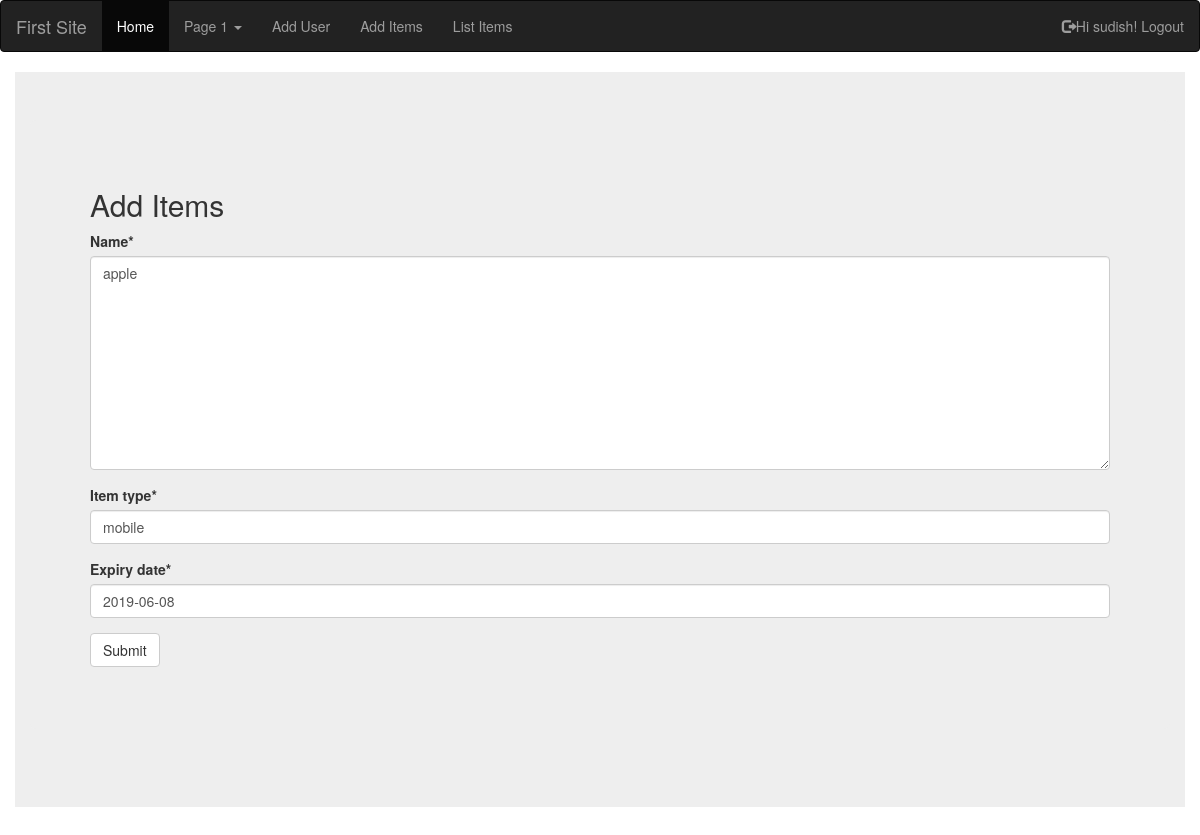
The page /firstapp/additems/edit/1 (signed in) on the database its author committed.
### firstapp/models.py (models this page shows, shortened)
class Items(models.Model):
    name =models.TextField()
    item_type =models.CharField(max_length=100)
    expiry_date =models.DateField()

### firstapp/views.py (the view)
# urls.py: path('additems', views.additems),
@login_required(login_url='/auth/login')
def additems(req,action,oid):
    if (action=="edit" or action=="add"):
        if action=="edit":
            items =models.Items.objects.get(pk=oid)
            form = itemform(req.POST or None, instance=items)
        else:
            form = itemform(req.POST)
            if not(form.is_valid()):
                form = itemform()
        d={
            "form": form
        }
        if form.is_valid():
            form.save()
            return HttpResponseRedirect('/firstapp/listitems')
        return render(req, 'additems.html',d)
    elif action=="del":
        models.Items.objects.get(pk=oid).delete()
        return HttpResponseRedirect('/firstapp/listitems')
    else:
        form = itemform()
        return render(req, 'additems.html', {'form': form})

### firstapp/forms.py
class itemform(forms.ModelForm):
    class Meta:
        model = models.Items
        fields = ['name', 'item_type', 'expiry_date']

### firstapp/Templates/addItems.html (shortened to what this page needs)
{% extends 'base.html' %}
{% block body %}
{% load crispy_forms_tags %}
<div class="mt-100">
    <div class="container jumbotron">
        <h2>Add Items</h2>
        <form method="post">
            {{ form | crispy}}
            <button type="submit" class="btn btn-default">Submit</button>
        </form>
    </div>
</div>
{% endblock %}

### firstapp/Templates/base.html (shortened to what this page needs)
<html>
<head>
     <link rel="stylesheet" href="https://maxcdn.bootstrapcdn.com/bootstrap/3.4.0/css/bootstrap.min.css">
</head>
</head>
<body >
<nav class="navbar navbar-inverse">
    <div class="container-fluid">
        <div class="navbar-header">
            <a class="navbar-brand" href="#">First Site</a>
        </div>
        <ul class="nav navbar-nav">
            <li class="active"><a href="/">Home</a></li>
            <li class="dropdown"><a class="dropdown-toggle" data-toggle="dropdown" href="#">Page 1 <span
                        class="caret"></span></a>
            </li>
            {% if user.is_authenticated %}
            <li><a href="/firstapp/addusers">Add User</a></li>
            <li><a href="/firstapp/additems/add/0">Add Items</a></li>
            <li><a href="/firstapp/listitems">List Items</a></li>
            {% endif %}
        </ul>
        <ul class="nav navbar-nav navbar-right">
            {% if user.is_authenticated %}
            <li><a href="{% url 'logout' %}"><span class="glyphicon glyphicon-log-out"></span>Hi {{ user.username }}! Logout</a></li>
            {% else %}
            <li><a href="{% url 'signup' %}"><span class="glyphicon glyphicon-user"></span> Sign Up</a></li>
            <li><a href="{% url 'login' %}"><span class="glyphicon glyphicon-log-in"></span> Login</a></li>
            {% endif %}
        </ul>
    </div>
</nav>
<div class="container jumbotron">
    {% block body %}{% endblock %}
</div>
</body>
</html>

### rows shown on the page
Items: name "apple", item_type "mobile", expiry_date "2019-06-08"

### other values the page prints
{{ user.username }} "sudish"
